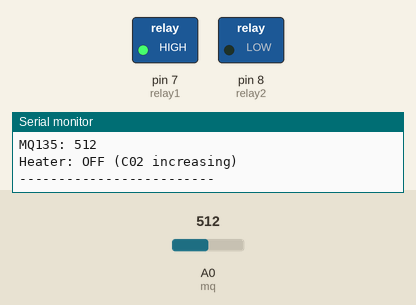
Simulated run of this sketch. Board: Arduino Uno, built with avr-gcc and run on an emulated ATmega328P. On the bench: switched loads named in the sketch (green lamp = pin HIGH), the last lines printed to the serial monitor. Inputs (shaded band) come from the test bench; at power-on: A0 (mq) = 512. The local clock reads 2024-03-15 10:24:30 at power-on unless the sketch sets it.

Above: at 1.8 s.
1.9 s: A0 (mq) set to 415
3.4 s: A0 (mq) set to 386
At 5.0 s:
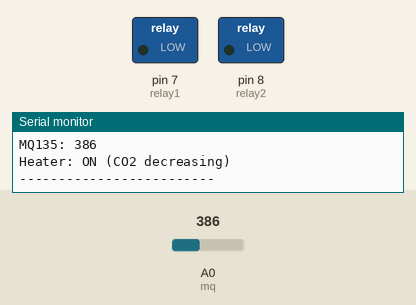
5.6 s: A0 (mq) set to 410
At 6.9 s:
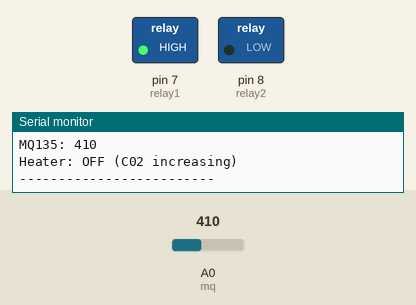
7.6 s: A0 (mq) set to 390
At 8.8 s:
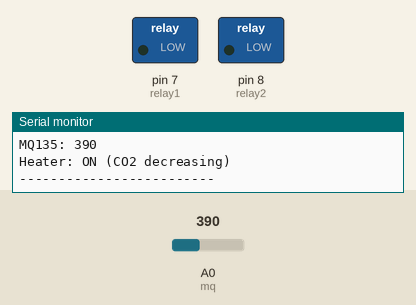
Timing chart, 0 to 10.6 s (numbered marks = the images above; inputs shaded):
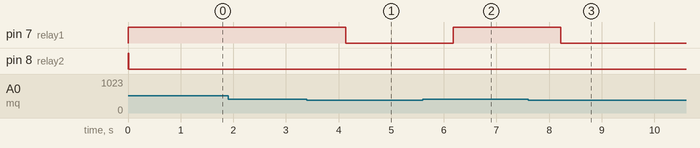

The sketch:

safety_system.ino
```cpp
#include <Wire.h>
#include "RTClib.h"

RTC_DS3231 rtc;

int mq = A0;
int relay1 = 7;   // Heater → MQ135
int relay2 = 8;   // Timer → 1 minute

// Timer variables
unsigned long timerStart = 0;
bool timerStarted = false;
bool timerFinished = false;

void setup() {
  Serial.begin(9600);
  Wire.begin();

  // RTC setup
  if (!rtc.begin()) {
    Serial.println("RTC NOT FOUND");
    while (1);
  }

  if (rtc.lostPower()) {
    rtc.adjust(DateTime(F(__DATE__), F(__TIME__)));
  }

  pinMode(relay1, OUTPUT);
  pinMode(relay2, OUTPUT);

  // Both relays OFF initially (Active LOW relay)
  digitalWrite(relay1, HIGH);
  digitalWrite(relay2, HIGH);

  Serial.println("System Started");
}

// --------------------------
// HEATER CONTROL (Relay1)
// --------------------------
void handleHeater() {
  int air = analogRead(mq);
  Serial.print("MQ135: ");
  Serial.println(air);

  if (air > 400) {
    digitalWrite(relay1, HIGH);  // OFF
    Serial.println("Heater: OFF (C02 increasing)");
  } else {
    digitalWrite(relay1, LOW);   // ON
    Serial.println("Heater: ON (CO2 decreasing)");
  }
}

// --------------------------
// TIMER CONTROL (Relay2)
// --------------------------
void handleTimer() {

  // STEP 1 → Start timer once
  if (!timerStarted) {
    timerStarted = true;
    timerStart = millis();
    digitalWrite(relay2, LOW);     // Relay2 ON
    Serial.println("Timer Socket: ON (Started)");
  }

  // STEP 2 → After 1 minute, turn OFF once
  if (!timerFinished && (millis() - timerStart >= 60000)) {
    digitalWrite(relay2, HIGH);    // Relay OFF
    Serial.println("Timer Socket: OFF (1 min done)");
    timerFinished = true;          // Never run again
  }
}

void loop() {
  DateTime now = rtc.now();

  Serial.print("Time: ");
  Serial.print(now.hour()); Serial.print(":");
  Serial.print(now.minute()); Serial.print(":");
  Serial.println(now.second());

  handleHeater();   // Relay1 controlled by MQ135
  handleTimer();    // Relay2 1-minute timer

  Serial.println("-------------------------");
  delay(1000);
}
```

Measured:
- the behaviour switches between 401 and 400 on A0 (mq) (found by bisection; images 0 and 1)
- after the input at 3.4 s, pin 7 (relay1): HIGH → LOW after 0.74 s
- after the input at 5.6 s, pin 7 (relay1): LOW → HIGH after 0.58 s
- after the input at 7.6 s, pin 7 (relay1): HIGH → LOW after 0.62 s
